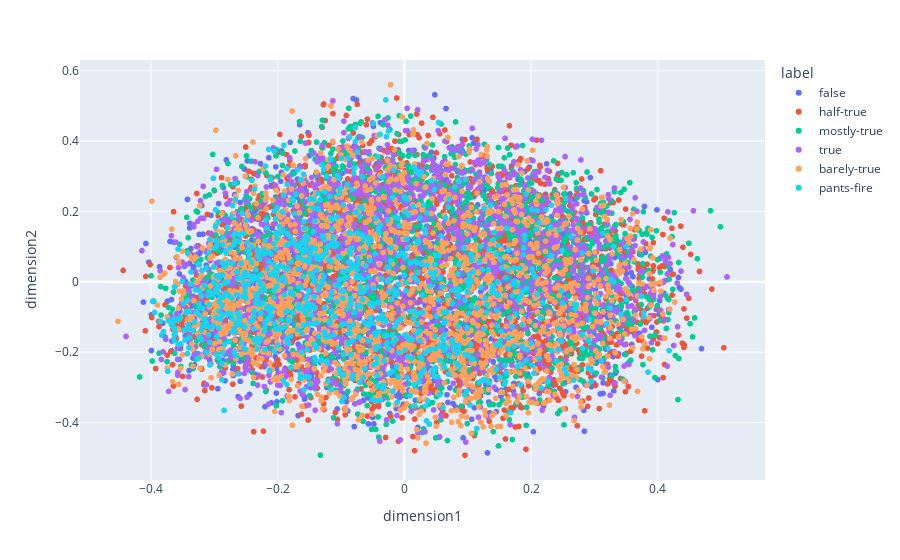

Notebook source saved alongside this figure:
### Code cell
fig = px.scatter(df_PCA, x="dimension1", y="dimension2", color="label")
fig.show()

### Figure 1 — Plotly figure (JSON) as saved in the notebook; plotly's stock layout.template omitted (floating-point values rounded to 4 significant figures; data arrays with more than 128 entries replaced by an {"elided": "..."} marker saying what was removed)
{"data": [{"hovertemplate": "label=false<br>dimension1=%{x}<br>dimension2=%{y}<extra></extra>", "legendgroup": "false", "marker": {"color": "#636efa", "symbol": "circle"}, "mode": "markers", "name": "false", "showlegend": true, "type": "scattergl", "x": {"elided": "2244 float values"}, "xaxis": "x", "y": {"elided": "2244 float values"}, "yaxis": "y"}, {"hovertemplate": "label=half-true<br>dimension1=%{x}<br>dimension2=%{y}<extra></extra>", "legendgroup": "half-true", "marker": {"color": "#EF553B", "symbol": "circle"}, "mode": "markers", "name": "half-true", "showlegend": true, "type": "scattergl", "x": {"elided": "2379 float values"}, "xaxis": "x", "y": {"elided": "2379 float values"}, "yaxis": "y"}, {"hovertemplate": "label=mostly-true<br>dimension1=%{x}<br>dimension2=%{y}<extra></extra>", "legendgroup": "mostly-true", "marker": {"color": "#00cc96", "symbol": "circle"}, "mode": "markers", "name": "mostly-true", "showlegend": true, "type": "scattergl", "x": {"elided": "2203 float values"}, "xaxis": "x", "y": {"elided": "2203 float values"}, "yaxis": "y"}, {"hovertemplate": "label=true<br>dimension1=%{x}<br>dimension2=%{y}<extra></extra>", "legendgroup": "true", "marker": {"color": "#ab63fa", "symbol": "circle"}, "mode": "markers", "name": "true", "showlegend": true, "type": "scattergl", "x": {"elided": "1884 float values"}, "xaxis": "x", "y": {"elided": "1884 float values"}, "yaxis": "y"}, {"hovertemplate": "label=barely-true<br>dimension1=%{x}<br>dimension2=%{y}<extra></extra>", "legendgroup": "barely-true", "marker": {"color": "#FFA15A", "symbol": "circle"}, "mode": "markers", "name": "barely-true", "showlegend": true, "type": "scattergl", "x": {"elided": "1866 float values"}, "xaxis": "x", "y": {"elided": "1866 float values"}, "yaxis": "y"}, {"hovertemplate": "label=pants-fire<br>dimension1=%{x}<br>dimension2=%{y}<extra></extra>", "legendgroup": "pants-fire", "marker": {"color": "#19d3f3", "symbol": "circle"}, "mode": "markers", "name": "pants-fire", "showlegend": true, "type": "scattergl", "x": {"elided": "931 float values"}, "xaxis": "x", "y": {"elided": "931 float values"}, "yaxis": "y"}], "layout": {"legend": {"title": {"text": "label"}, "tracegroupgap": 0}, "margin": {"t": 60}, "xaxis": {"anchor": "y", "domain": [0, 1], "title": {"text": "dimension1"}}, "yaxis": {"anchor": "x", "domain": [0, 1], "title": {"text": "dimension2"}}}}
